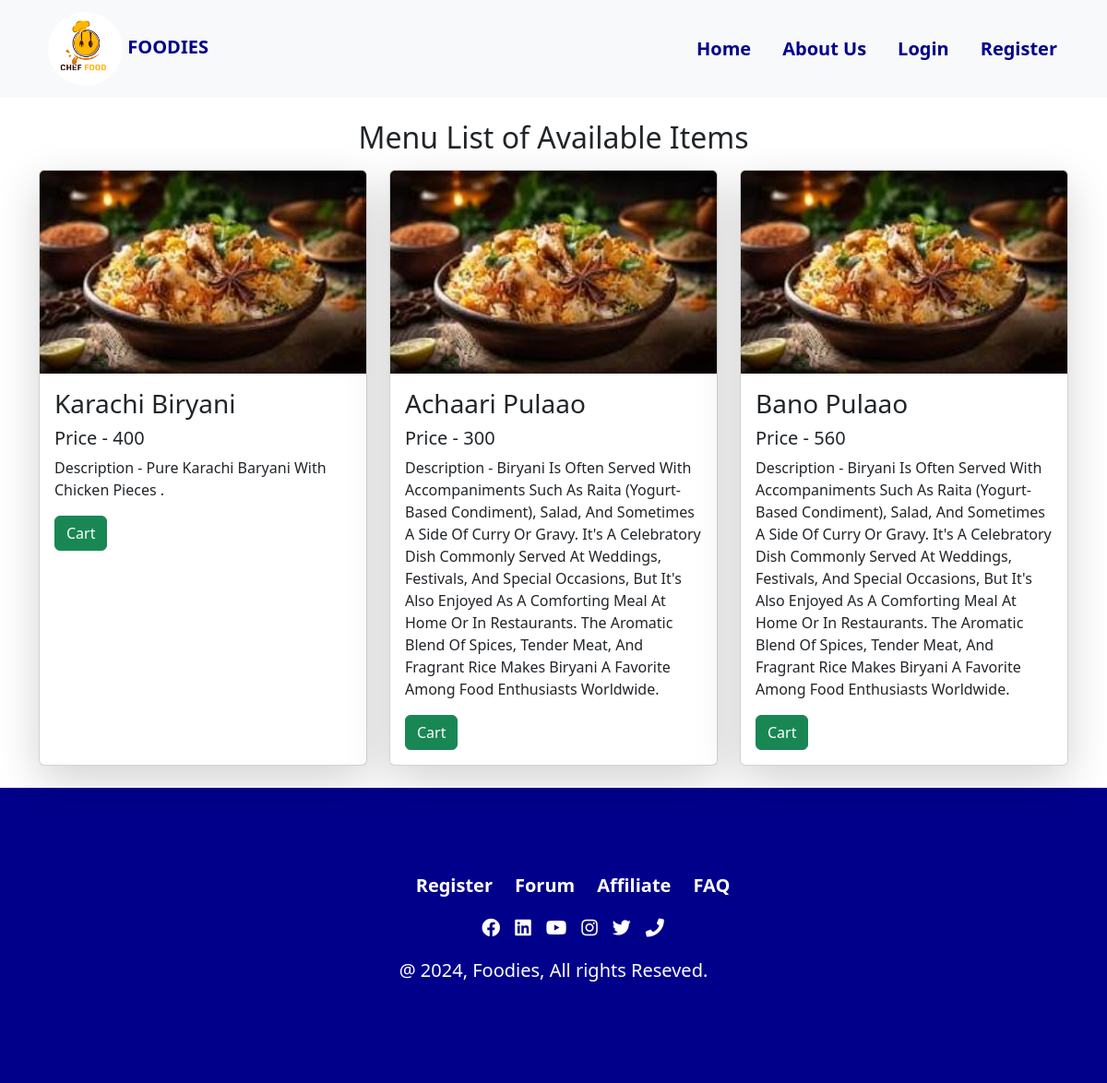
The app's page /explore_food/ with its own data.
### canteen/models.py (models this page shows, shortened)
class FoodItem(models.Model):
    name = models.CharField(max_length=50)
    price = models.IntegerField()
    description = models.CharField(max_length=5000)
    image = models.ImageField(upload_to='food_pic')
    class Meta:
        verbose_name_plural="FOODITEM"

### order/views.py (the view, shortened to what this page needs)
# urls.py: path('explore_food/',views.explore_foods,name='explore_foods'),
def explore_foods(request):
    food = FoodItem.objects.all()
    name_quantity_of_all_food = []
    return render(request, 'order/items.html', {'food':food, 'cartitems':name_quantity_of_all_food})

### order/templates/order/items.html (shortened to what this page needs)
{% extends "base/base.html" %}
{% block maincontent %}
<div class="container-fluid">
    <div class="container">
        <h2 class="mt-4 mb-3 text-center" >Menu List of Available Items</h2>
        <div class="row">
            {% for f in food %}
            <div class="col-lg-4 col-md-6 col-sm-12 mb-4">
                <div class="card shadow-lg h-100">
                    <img src="{{ f.image.url }}" class="card-img-top" style="height: 220px;" alt='image not found'>
                    <div class="card-body">
                        <h3 class="card-title">{{ f.name | title }}</h3>
                        <h5 class="card-title">Price - {{ f.price | title }}</h5>
                        <p class="card-text">Description - {{ f.description | title }}</p>
                        {% if request.user.is_anonymous %}
                        <a href="{% url 'update-cart' f.id %}" class="btn btn-success">Cart</a>
                        {% endif %}
                    </div>
                </div>
            </div>
            {% endfor %}
        </div>
    </div>
</div>
{% endblock maincontent %}

### order/templates/base/base.html (shortened to what this page needs)
<!DOCTYPE html>
<html lang="en">
<head>
        <link
            href="https://cdn.jsdelivr.net/npm/bootstrap@5.3.2/dist/css/bootstrap.min.css"
            rel="stylesheet"
        />
        <link href="https://cdnjs.cloudflare.com/ajax/libs/font-awesome/5.15.4/css/all.min.css" rel="stylesheet">
</head>
<body>
    <header class="sticky-top">
        <nav class="navbar navbar-expand-lg navbar-light   bg-light">
            <div class="container">
            <a class="navbar-brand hd"  href="/">
              <img class="img-fluid img-responsive" style="height: 80px; border-radius:50%" alt="">
               FOODIES
              </a>
              <div class="collapse navbar-collapse" id="navbarNav">
                <ul class="navbar-nav ms-auto">
                  <li class="nav-item p-1">
                    <a class="nav-link" aria-current="page" href="/">Home</a>
                  </li>
                  <li class="nav-item p-1">
                    <a class="nav-link" href="{% url 'about' %}">About Us</a>
                  </li>
                  {% if request.user.is_authenticated %}
                  <li class="nav-item p-1">
                    <a class="nav-link" href="{% url 'my-orders' %}">My Orders</a>
                  </li>
                  <li class="nav-item p-1">
                    <a class="nav-link" href="{% url 'seating_plan' %}" tabindex="-1">Visit Seating Plan</a>
                  </li>
                  <li class="nav-item p-1">
                    <a class="nav-link" href="{% url 'explore_foods' %}" tabindex="-1"> Explore Foods</a>
                  </li>
                  <li class="nav-item p-1">
                    <a class="nav-link" href="{% url 'logout' %}" tabindex="-1">Logout</a>
                  </li>
                  <li class="nav-item p-1">
                    <a class="nav-link" href="{% url 'index' %}"><i class="fa fa-user" aria-hidden="true"></i> : {{request.user | title}}</a>
                  </li>
                  {% else %}
                  <li class="nav-item p-1">
                    <a class="nav-link" href="{% url 'login' %}">Login</a>
                  </li>
                  <li class="nav-item p-1">
                    <a class="nav-link" href="{% url 'register' %}">Register</a>
                  </li>
                  {% endif %}
                </ul>
              </div>
            </div>
          </nav>
    </header>
    {% block maincontent %}{% endblock maincontent %}
<div class="container-fluid  d-flex justify-content-center flex-column" style="height: 40vh; background-color:darkblue;">
    <div class="row">
        <div>
            <ul class="d-flex justify-content-center text-white" style="list-style-type: none;">
                <li class="nav-item"><a href="#" class="nav-link text-white">Register</a></li>
                <li class="nav-item"><a href="#" class="nav-link ms-4 text-white">Forum</a></li>
                <li class="nav-item"><a href="#" class="nav-link ms-4 text-white">Affiliate</a></li>
                <li class="nav-item"><a href="#" class="nav-link ms-4 text-white">FAQ</a></li>
            </ul>
        </div>
    </div>
    <div class="row">
        <div>
            <ul class="d-flex justify-content-center text-white" style="list-style-type: none;">
                <li class="nav-item"><a href="#" class="nav-link text-white"><i class="fab fa-facebook"></i></a></li>
                <li class="nav-item"><a href="#" class="nav-link ms-3 text-white"><i class="fab fa-linkedin"></i></a></li>
                <li class="nav-item"><a href="#" class="nav-link ms-3 text-white"><i class="fab fa-youtube"></i>
                </a></li>
                <li class="nav-item"><a href="#" class="nav-link ms-3 text-white"><i class="fab fa-instagram"></i></a></li>
                <li class="nav-item"><a href="#" class="nav-link ms-3 text-white"><i class="fab fa-twitter"></i></a></li>
                <li class="nav-item"><a href="#" class="nav-link ms-3 text-white"><i class="fas fa-phone"></i></a></li>
            </ul>
        </div>
    </div>
    <div class="row">
        <div class="d-flex justify-content-center text-white">
          <p class="lead text-white">@ 2024, Foodies, All rights Reseved.</p>
        </div>
    </div>
</div>
</body>
</html>

### order/templates/base/base.html (style rules this page uses)
.hd { font-weight: 600; font-size: 18px; }
.nav-link { margin-left: 10px; font-weight: 700; font-size: 20px; }
.nav-item a { text-decoration: none; color:darkblue }
.navbar-brand { margin-left: 10px; font-weight: 700; font-size: 20px; color:darkblue; }

### records on screen
FoodItem: image (picture), name "Karachi Biryani", price "400", description "Pure Karachi Baryani With Chicken Pieces ."
FoodItem: image (picture), name "Achaari Pulaao", price "300", description "Biryani Is Often Served With Accompaniments Such As Raita (Yogurt-Based Condiment), Salad, And Sometimes A Side Of Curry Or Gravy. It's A Celebratory Dish Commonly Served At Weddings, Festivals, And Special Occasions, But It's Also Enjoyed As A Comforting Meal At Home Or In Restaurants. The Aromatic Blend Of Spices, Tender Meat, And Fragrant Rice Makes Biryani A Favorite Among Food Enthusiasts Worldwide."
FoodItem: image (picture), name "Bano Pulaao", price "560", description "Biryani Is Often Served With Accompaniments Such As Raita (Yogurt-Based Condiment), Salad, And Sometimes A Side Of Curry Or Gravy. It's A Celebratory Dish Commonly Served At Weddings, Festivals, And Special Occasions, But It's Also Enjoyed As A Comforting Meal At Home Or In Restaurants. The Aromatic Blend Of Spices, Tender Meat, And Fragrant Rice Makes Biryani A Favorite Among Food Enthusiasts Worldwide."
